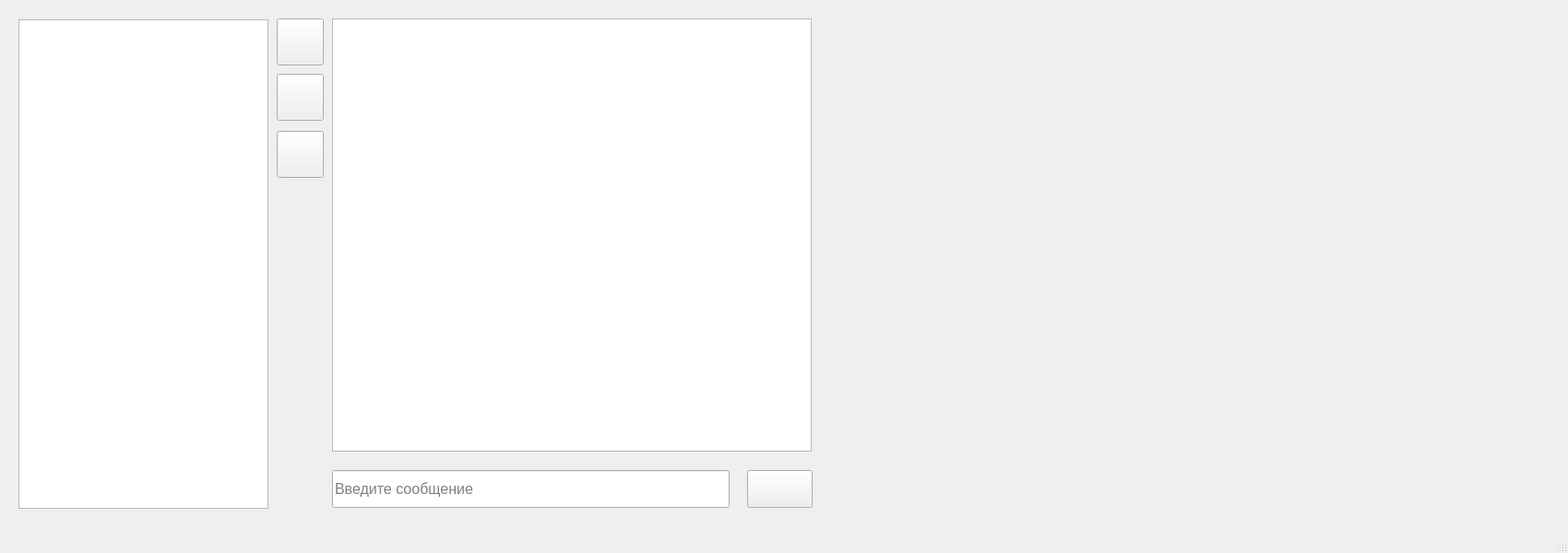
<?xml version="1.0" encoding="UTF-8"?>
<ui version="4.0">
 <class>MainWindow</class>
 <widget class="QMainWindow" name="MainWindow">
  <property name="geometry">
   <rect>
    <x>0</x>
    <y>0</y>
    <width>1700</width>
    <height>600</height>
   </rect>
  </property>
  <property name="sizePolicy">
   <sizepolicy hsizetype="Fixed" vsizetype="Fixed">
    <horstretch>0</horstretch>
    <verstretch>0</verstretch>
   </sizepolicy>
  </property>
  <property name="windowTitle">
   <string>Пользователи | Чат</string>
  </property>
  <widget class="QWidget" name="centralwidget">
   <widget class="QListWidget" name="users_list">
    <property name="geometry">
     <rect>
      <x>20</x>
      <y>21</y>
      <width>271</width>
      <height>531</height>
     </rect>
    </property>
    <property name="font">
     <font>
      <pointsize>14</pointsize>
     </font>
    </property>
    <property name="toolTip">
     <string>Список доступных пользователей</string>
    </property>
    <property name="toolTipDuration">
     <number>-3</number>
    </property>
    <property name="sortingEnabled">
     <bool>false</bool>
    </property>
   </widget>
   <widget class="QPushButton" name="send_btn">
    <property name="geometry">
     <rect>
      <x>810</x>
      <y>510</y>
      <width>71</width>
      <height>41</height>
     </rect>
    </property>
    <property name="text">
     <string/>
    </property>
   </widget>
   <widget class="QLineEdit" name="msg_input">
    <property name="geometry">
     <rect>
      <x>360</x>
      <y>510</y>
      <width>431</width>
      <height>41</height>
     </rect>
    </property>
    <property name="font">
     <font>
      <pointsize>12</pointsize>
     </font>
    </property>
    <property name="placeholderText">
     <string>Введите сообщение</string>
    </property>
   </widget>
   <widget class="QListWidget" name="messages_list">
    <property name="geometry">
     <rect>
      <x>360</x>
      <y>20</y>
      <width>520</width>
      <height>470</height>
     </rect>
    </property>
    <property name="sizePolicy">
     <sizepolicy hsizetype="Fixed" vsizetype="Expanding">
      <horstretch>0</horstretch>
      <verstretch>0</verstretch>
     </sizepolicy>
    </property>
    <property name="font">
     <font>
      <pointsize>10</pointsize>
     </font>
    </property>
    <property name="toolTip">
     <string>Ваш диалог с данным пользователем</string>
    </property>
    <property name="toolTipDuration">
     <number>-3</number>
    </property>
    <property name="lineWidth">
     <number>0</number>
    </property>
    <property name="horizontalScrollBarPolicy">
     <enum>Qt::ScrollBarAsNeeded</enum>
    </property>
    <property name="sizeAdjustPolicy">
     <enum>QAbstractScrollArea::AdjustToContentsOnFirstShow</enum>
    </property>
    <property name="showDropIndicator" stdset="0">
     <bool>false</bool>
    </property>
    <property name="selectionMode">
     <enum>QAbstractItemView::NoSelection</enum>
    </property>
   </widget>
   <widget class="QPushButton" name="exit_btn">
    <property name="geometry">
     <rect>
      <x>300</x>
      <y>20</y>
      <width>51</width>
      <height>51</height>
     </rect>
    </property>
    <property name="toolTip">
     <string>Выйти</string>
    </property>
    <property name="text">
     <string/>
    </property>
   </widget>
   <widget class="QPushButton" name="refresh_btn">
    <property name="geometry">
     <rect>
      <x>300</x>
      <y>80</y>
      <width>51</width>
      <height>51</height>
     </rect>
    </property>
    <property name="toolTip">
     <string>Обновить</string>
    </property>
    <property name="text">
     <string/>
    </property>
   </widget>
   <widget class="QPushButton" name="settings_btn">
    <property name="geometry">
     <rect>
      <x>300</x>
      <y>142</y>
      <width>51</width>
      <height>51</height>
     </rect>
    </property>
    <property name="toolTip">
     <string>Настройки</string>
    </property>
    <property name="text">
     <string/>
    </property>
    <property name="icon">
     <iconset theme="settings">
      <normaloff>.</normaloff>.</iconset>
    </property>
   </widget>
  </widget>
  <widget class="QMenuBar" name="menubar">
   <property name="geometry">
    <rect>
     <x>0</x>
     <y>0</y>
     <width>1500</width>
     <height>21</height>
    </rect>
   </property>
  </widget>
  <widget class="QStatusBar" name="statusbar"/>
 </widget>
 <resources/>
 <connections/>
</ui>
